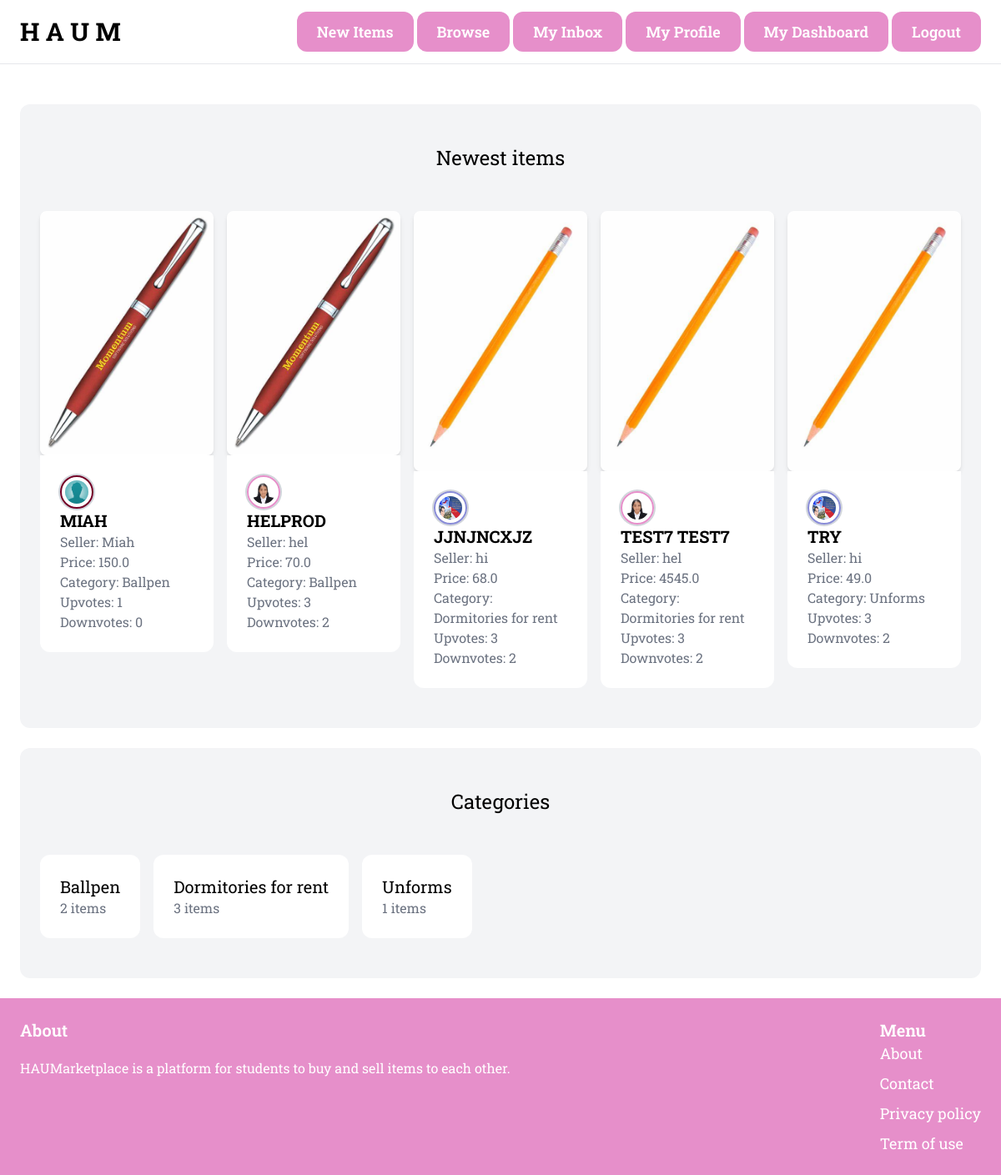
The page / (signed in) on the database as committed earlier.
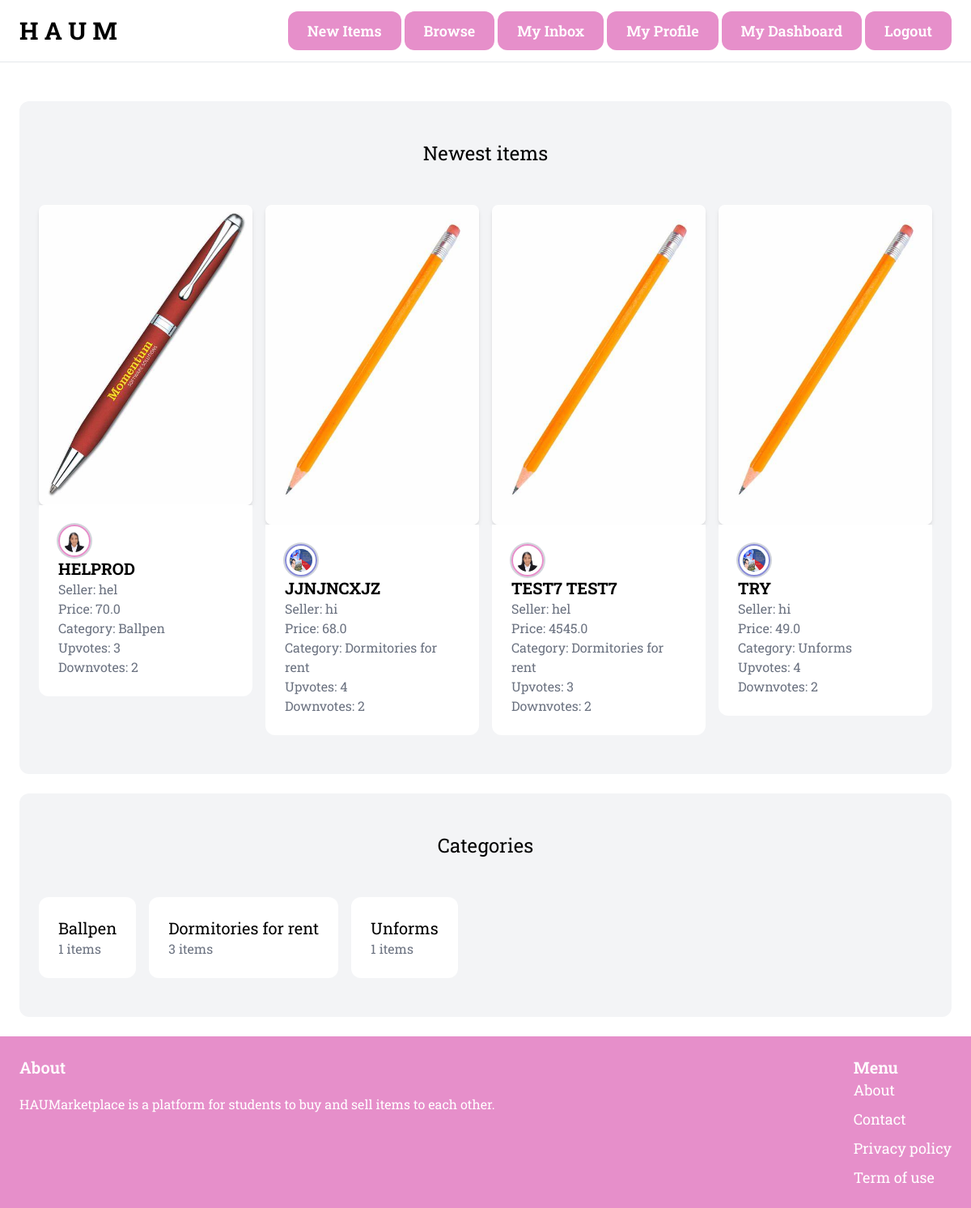
The same page on the database as committed later.
### item/models.py (models this page shows, shortened)
class Item(models.Model):
    category = models.ForeignKey(Category, related_name='items', on_delete=models.CASCADE)
    name = models.CharField(max_length=255)
    description = models.TextField(blank=True, null=True)
    price = models.FloatField(blank=True, null=True)
    is_sold = models.BooleanField(default=False)
    created_at = models.DateTimeField(auto_now_add=True)
    created_by = models.ForeignKey(User, related_name='items', on_delete=models.CASCADE)
    image = models.ImageField(upload_to='item_images', blank=True, null=True)
    class Meta:
        ordering = ['name']

class Category(models.Model):
    name = models.CharField(max_length=255)
    class Meta:
        ordering = ['name']
        verbose_name_plural = 'Categories'
    def __str__(self):
        return self.name

### profile/models.py (models this page shows, shortened)
class Profile(models.Model):
    color = ColorField(default='#720026')
    font_preference = models.CharField(max_length=50, default='Young Serif') # Changed default font to Young Serif
    user = models.OneToOneField(User, on_delete=models.CASCADE)
    image = models.ImageField(default='default.jpg', upload_to='profile_pics')
    bio = models.CharField(max_length=200, null=True, blank=True)
    first_name = models.CharField(max_length=30, blank=True, null=True)
    last_name = models.CharField(max_length=30, blank=True, null=True)
    location = models.ForeignKey(Location, on_delete=models.CASCADE, null=True, blank=True)
    address = models.CharField(max_length=300, null=True, blank=True)
    upvotes = models.PositiveIntegerField(default=0)
    downvotes = models.PositiveIntegerField(default=0)

### core/views.py (the view)
# urls.py: path('', views.index, name='index'),
def index(request):
    items = Item.objects.filter(is_sold=False)[0:6]
    user_color = request.session.get('user_color', None)
    categories = Category.objects.all()
    context = {
        'items': items,
        'categories': categories,
        'user_color': user_color if user_color else 'primary'
    }
    return render(request, 'core/index.html', context)

### templates/core/index.html (shortened to what this page needs)
{% extends 'core/base.html' %}
{% block content %}
    {% if user.is_authenticated %}
        <div class="mt-6 px-6 py-12 bg-gray-100 rounded-xl">
            <h2 class="mb-12 text-2xl text-center">Newest items</h2>
            <div class="flex space-x-4">
                {% for item in items %}
                    <div class="max-w-xs">
                        <a href="{% url 'item:detail' item.id %}">
                            <div class="bg-white rounded-lg overflow-hidden shadow-md">
                                <img src="{{ item.image.url }}" class="w-full h-100 object-cover rounded-t-xl">
                            </div>
                            <div class="p-6 bg-white rounded-b-xl">
                                <img class="w-10 h-10 p-1 rounded-full ring-2 ring-gray-300 dark:ring-gray-500"
                                src="{{ item.created_by.profile.image.url}}" alt="Bordered avatar" style="border: 2px solid {{ item.created_by.profile.color}};">
                                <h2 class="text-xl font-bold uppercase">{{ item.name }}</h2>
                                <p class="text-gray-500">Seller: {{ item.created_by }}</p>
                                <p class="text-gray-500">Price: {{ item.price }}</p>
                                <p class="text-gray-500">Category: {{ item.category }}</p>
                                <p class="text-gray-500">Upvotes: {{ item.created_by.profile.upvotes }}</p>
                                <p class="text-gray-500">Downvotes: {{ item.created_by.profile.downvotes }}</p>
                            </div>
                        </a>
                    </div>
                {% endfor %}
            </div>
        </div>
        <div class="mt-6 px-6 py-12 bg-gray-100 rounded-xl">
            <h2 class="mb-12 text-2xl text-center">Categories</h2>
            <div class="flex space-x-4">
                {% for category in categories %}
                    <div class="max-w-xs">
                        <a href="#">
                            <div class="p-6 bg-white rounded-xl">
                                <h2 class="text-xl">{{ category.name }}</h2>
                                <p class="text-gray-500">{{ category.items.count }} items</p>
                            </div>
                        </a>
                    </div>
                {% endfor %}
            </div>
        </div>
    {% endif %}
{% endblock %}

Rows that differ between the two databases and show on the page:
removed Item: image (picture), created_by.profile.image (placeholder picture), name "MIAH", created_by "Miah", price "150.0", category "Ballpen", created_by.profile.upvotes "1", created_by.profile.downvotes "0"
changed through a linked row, Item "JJNJNCXJZ": created_by.profile.upvotes "3" → "4"
changed through a linked row, Item "TRY": created_by.profile.upvotes "3" → "4"
computed for Category "Ballpen": items.count "2" → "1"
